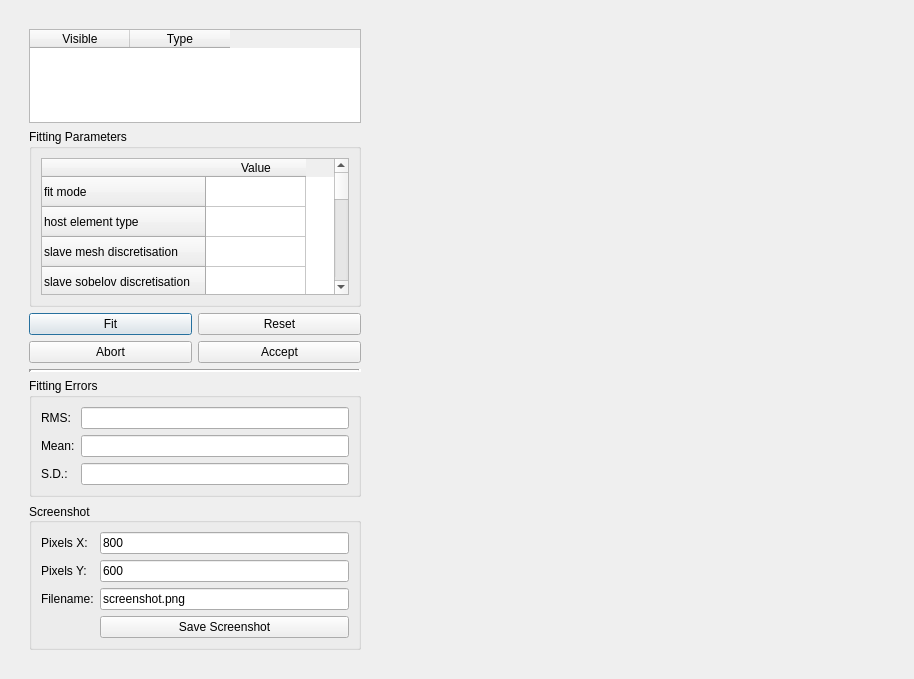
<?xml version="1.0" encoding="UTF-8"?>
<ui version="4.0">
 <class>Dialog</class>
 <widget class="QDialog" name="Dialog">
  <property name="geometry">
   <rect>
    <x>0</x>
    <y>0</y>
    <width>914</width>
    <height>679</height>
   </rect>
  </property>
  <property name="sizePolicy">
   <sizepolicy hsizetype="Preferred" vsizetype="Preferred">
    <horstretch>0</horstretch>
    <verstretch>0</verstretch>
   </sizepolicy>
  </property>
  <property name="windowTitle">
   <string>Host Mesh Fitting</string>
  </property>
  <layout class="QHBoxLayout" name="horizontalLayout_2">
   <item>
    <widget class="QWidget" name="widgetMain" native="true">
     <property name="enabled">
      <bool>true</bool>
     </property>
     <property name="sizePolicy">
      <sizepolicy hsizetype="Preferred" vsizetype="Preferred">
       <horstretch>0</horstretch>
       <verstretch>0</verstretch>
      </sizepolicy>
     </property>
     <property name="maximumSize">
      <size>
       <width>16777215</width>
       <height>16777215</height>
      </size>
     </property>
     <layout class="QGridLayout" name="gridLayout">
      <item row="0" column="0">
       <widget class="QWidget" name="widget" native="true">
        <property name="sizePolicy">
         <sizepolicy hsizetype="Preferred" vsizetype="Preferred">
          <horstretch>0</horstretch>
          <verstretch>0</verstretch>
         </sizepolicy>
        </property>
        <property name="minimumSize">
         <size>
          <width>350</width>
          <height>0</height>
         </size>
        </property>
        <property name="maximumSize">
         <size>
          <width>500</width>
          <height>16777215</height>
         </size>
        </property>
        <layout class="QVBoxLayout" name="verticalLayout_3">
         <item>
          <layout class="QVBoxLayout" name="verticalLayout">
           <property name="sizeConstraint">
            <enum>QLayout::SetDefaultConstraint</enum>
           </property>
           <item>
            <widget class="QTableWidget" name="tableWidget">
             <property name="sizePolicy">
              <sizepolicy hsizetype="Preferred" vsizetype="Maximum">
               <horstretch>0</horstretch>
               <verstretch>0</verstretch>
              </sizepolicy>
             </property>
             <property name="minimumSize">
              <size>
               <width>0</width>
               <height>0</height>
              </size>
             </property>
             <property name="maximumSize">
              <size>
               <width>16777215</width>
               <height>150</height>
              </size>
             </property>
             <property name="sortingEnabled">
              <bool>false</bool>
             </property>
             <attribute name="horizontalHeaderVisible">
              <bool>true</bool>
             </attribute>
             <attribute name="horizontalHeaderCascadingSectionResizes">
              <bool>false</bool>
             </attribute>
             <attribute name="horizontalHeaderDefaultSectionSize">
              <number>100</number>
             </attribute>
             <column>
              <property name="text">
               <string>Visible</string>
              </property>
             </column>
             <column>
              <property name="text">
               <string>Type</string>
              </property>
             </column>
            </widget>
           </item>
           <item>
            <widget class="QGroupBox" name="groupBox">
             <property name="title">
              <string>Fitting Parameters</string>
             </property>
             <layout class="QVBoxLayout" name="verticalLayout_2">
              <item>
               <widget class="QTableWidget" name="fitParamsTableWidget">
                <row>
                 <property name="text">
                  <string>fit mode</string>
                 </property>
                </row>
                <row>
                 <property name="text">
                  <string>host element type</string>
                 </property>
                </row>
                <row>
                 <property name="text">
                  <string>slave mesh discretisation</string>
                 </property>
                </row>
                <row>
                 <property name="text">
                  <string>slave sobelov discretisation</string>
                 </property>
                </row>
                <row>
                 <property name="text">
                  <string>slave sobelov weight</string>
                 </property>
                </row>
                <row>
                 <property name="text">
                  <string>slave normal discretisation</string>
                 </property>
                </row>
                <row>
                 <property name="text">
                  <string>slave normal weight</string>
                 </property>
                </row>
                <row>
                 <property name="text">
                  <string>host sobelov discretisation</string>
                 </property>
                </row>
                <row>
                 <property name="text">
                  <string>host sobelov weight</string>
                 </property>
                </row>
                <row>
                 <property name="text">
                  <string>max iterations</string>
                 </property>
                </row>
                <row>
                 <property name="text">
                  <string>n closest points</string>
                 </property>
                </row>
                <row>
                 <property name="text">
                  <string>kdtree args</string>
                 </property>
                </row>
                <row>
                 <property name="text">
                  <string>verbose</string>
                 </property>
                </row>
                <column>
                 <property name="text">
                  <string>Value</string>
                 </property>
                </column>
                <item row="2" column="0">
                 <property name="text">
                  <string/>
                 </property>
                 <property name="flags">
                  <set>ItemIsSelectable|ItemIsEditable|ItemIsDragEnabled|ItemIsUserCheckable|ItemIsEnabled</set>
                 </property>
                </item>
               </widget>
              </item>
             </layout>
            </widget>
           </item>
           <item>
            <layout class="QGridLayout" name="fitButtonsGroup">
             <item row="0" column="0">
              <widget class="QPushButton" name="fitButton">
               <property name="text">
                <string>Fit</string>
               </property>
              </widget>
             </item>
             <item row="0" column="1">
              <widget class="QPushButton" name="resetButton">
               <property name="text">
                <string>Reset</string>
               </property>
              </widget>
             </item>
             <item row="1" column="1">
              <widget class="QPushButton" name="acceptButton">
               <property name="text">
                <string>Accept</string>
               </property>
              </widget>
             </item>
             <item row="1" column="0">
              <widget class="QPushButton" name="abortButton">
               <property name="text">
                <string>Abort</string>
               </property>
              </widget>
             </item>
            </layout>
           </item>
           <item>
            <spacer name="verticalSpacer">
             <property name="orientation">
              <enum>Qt::Vertical</enum>
             </property>
             <property name="sizeHint" stdset="0">
              <size>
               <width>20</width>
               <height>40</height>
              </size>
             </property>
            </spacer>
           </item>
           <item>
            <widget class="Line" name="line">
             <property name="lineWidth">
              <number>3</number>
             </property>
             <property name="orientation">
              <enum>Qt::Horizontal</enum>
             </property>
            </widget>
           </item>
           <item>
            <widget class="QGroupBox" name="errorGroup">
             <property name="title">
              <string>Fitting Errors</string>
             </property>
             <layout class="QFormLayout" name="formLayout_2">
              <item row="0" column="0">
               <widget class="QLabel" name="RMSELabel">
                <property name="text">
                 <string>RMS:</string>
                </property>
               </widget>
              </item>
              <item row="1" column="0">
               <widget class="QLabel" name="meanErrorLabel">
                <property name="text">
                 <string>Mean:</string>
                </property>
               </widget>
              </item>
              <item row="2" column="0">
               <widget class="QLabel" name="SDLabel">
                <property name="text">
                 <string>S.D.:</string>
                </property>
               </widget>
              </item>
              <item row="0" column="1">
               <widget class="QLineEdit" name="RMSELineEdit">
                <property name="alignment">
                 <set>Qt::AlignRight|Qt::AlignTrailing|Qt::AlignVCenter</set>
                </property>
                <property name="readOnly">
                 <bool>true</bool>
                </property>
               </widget>
              </item>
              <item row="1" column="1">
               <widget class="QLineEdit" name="meanErrorLineEdit">
                <property name="alignment">
                 <set>Qt::AlignRight|Qt::AlignTrailing|Qt::AlignVCenter</set>
                </property>
                <property name="readOnly">
                 <bool>true</bool>
                </property>
               </widget>
              </item>
              <item row="2" column="1">
               <widget class="QLineEdit" name="SDLineEdit">
                <property name="alignment">
                 <set>Qt::AlignRight|Qt::AlignTrailing|Qt::AlignVCenter</set>
                </property>
                <property name="readOnly">
                 <bool>true</bool>
                </property>
               </widget>
              </item>
             </layout>
            </widget>
           </item>
           <item>
            <widget class="QGroupBox" name="screenshotgroup">
             <property name="title">
              <string>Screenshot</string>
             </property>
             <property name="alignment">
              <set>Qt::AlignLeading|Qt::AlignLeft|Qt::AlignVCenter</set>
             </property>
             <layout class="QFormLayout" name="formLayout">
              <property name="fieldGrowthPolicy">
               <enum>QFormLayout::AllNonFixedFieldsGrow</enum>
              </property>
              <item row="0" column="0">
               <widget class="QLabel" name="pixelsXLabel">
                <property name="sizePolicy">
                 <sizepolicy hsizetype="Fixed" vsizetype="Preferred">
                  <horstretch>0</horstretch>
                  <verstretch>0</verstretch>
                 </sizepolicy>
                </property>
                <property name="text">
                 <string>Pixels X:</string>
                </property>
               </widget>
              </item>
              <item row="0" column="1">
               <widget class="QLineEdit" name="screenshotPixelXLineEdit">
                <property name="sizePolicy">
                 <sizepolicy hsizetype="Expanding" vsizetype="Fixed">
                  <horstretch>0</horstretch>
                  <verstretch>0</verstretch>
                 </sizepolicy>
                </property>
                <property name="text">
                 <string>800</string>
                </property>
               </widget>
              </item>
              <item row="1" column="0">
               <widget class="QLabel" name="pixelsYLabel">
                <property name="sizePolicy">
                 <sizepolicy hsizetype="Fixed" vsizetype="Preferred">
                  <horstretch>0</horstretch>
                  <verstretch>0</verstretch>
                 </sizepolicy>
                </property>
                <property name="text">
                 <string>Pixels Y:</string>
                </property>
               </widget>
              </item>
              <item row="1" column="1">
               <widget class="QLineEdit" name="screenshotPixelYLineEdit">
                <property name="sizePolicy">
                 <sizepolicy hsizetype="Expanding" vsizetype="Fixed">
                  <horstretch>0</horstretch>
                  <verstretch>0</verstretch>
                 </sizepolicy>
                </property>
                <property name="text">
                 <string>600</string>
                </property>
               </widget>
              </item>
              <item row="2" column="0">
               <widget class="QLabel" name="screenshotFilenameLabel">
                <property name="text">
                 <string>Filename:</string>
                </property>
               </widget>
              </item>
              <item row="2" column="1">
               <widget class="QLineEdit" name="screenshotFilenameLineEdit">
                <property name="sizePolicy">
                 <sizepolicy hsizetype="Expanding" vsizetype="Fixed">
                  <horstretch>0</horstretch>
                  <verstretch>0</verstretch>
                 </sizepolicy>
                </property>
                <property name="text">
                 <string>screenshot.png</string>
                </property>
               </widget>
              </item>
              <item row="3" column="1">
               <widget class="QPushButton" name="screenshotSaveButton">
                <property name="sizePolicy">
                 <sizepolicy hsizetype="Preferred" vsizetype="Fixed">
                  <horstretch>0</horstretch>
                  <verstretch>0</verstretch>
                 </sizepolicy>
                </property>
                <property name="text">
                 <string>Save Screenshot</string>
                </property>
               </widget>
              </item>
             </layout>
            </widget>
           </item>
          </layout>
         </item>
        </layout>
       </widget>
      </item>
      <item row="0" column="1">
       <widget class="MayaviSceneWidget" name="MayaviScene" native="true">
        <property name="sizePolicy">
         <sizepolicy hsizetype="Preferred" vsizetype="Expanding">
          <horstretch>1</horstretch>
          <verstretch>1</verstretch>
         </sizepolicy>
        </property>
       </widget>
      </item>
     </layout>
    </widget>
   </item>
  </layout>
 </widget>
 <customwidgets>
  <customwidget>
   <class>MayaviSceneWidget</class>
   <extends>QWidget</extends>
   <header>mayaviscenewidget.h</header>
   <container>1</container>
  </customwidget>
 </customwidgets>
 <resources/>
 <connections/>
</ui>
